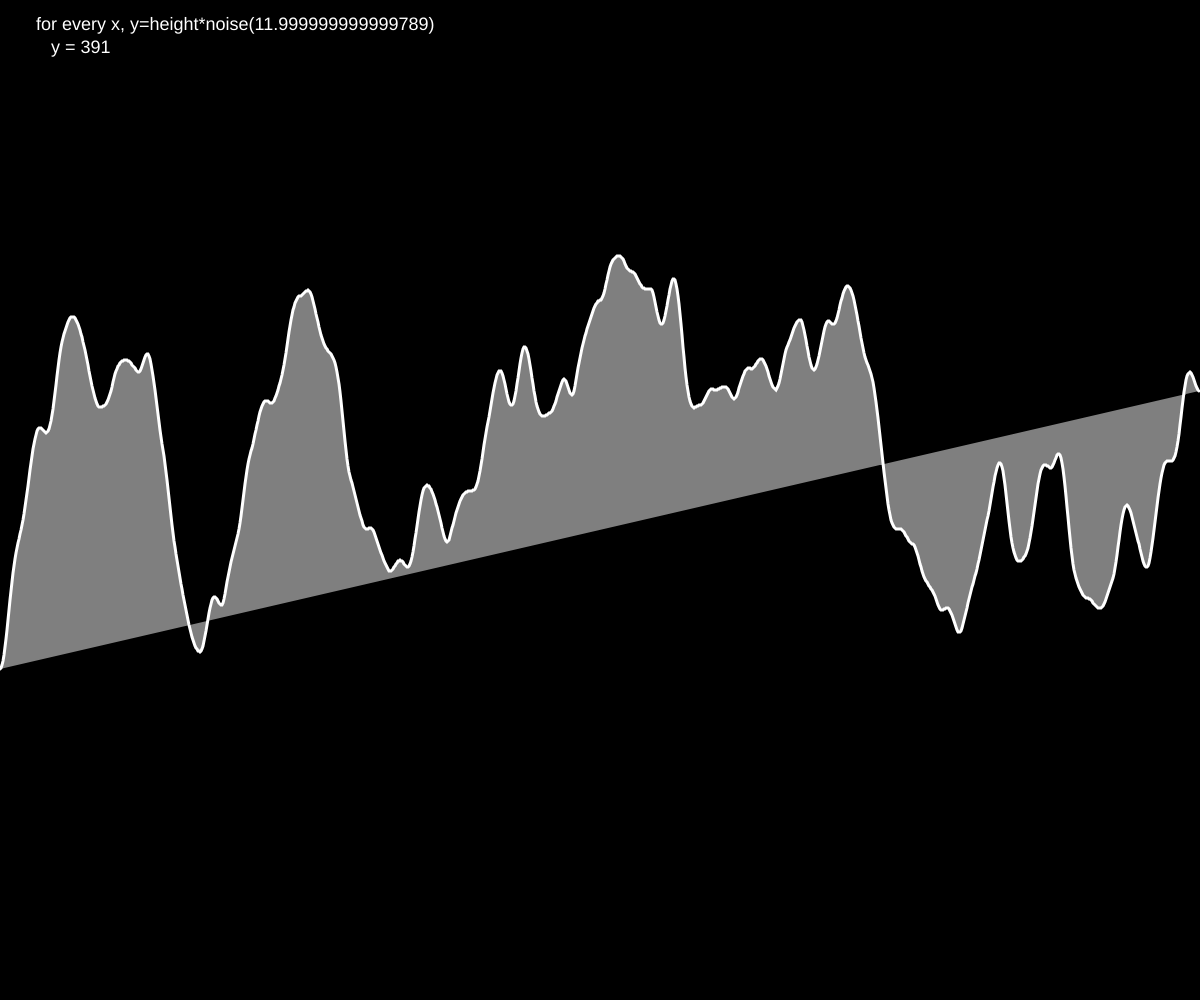
Frame 1 (no input)
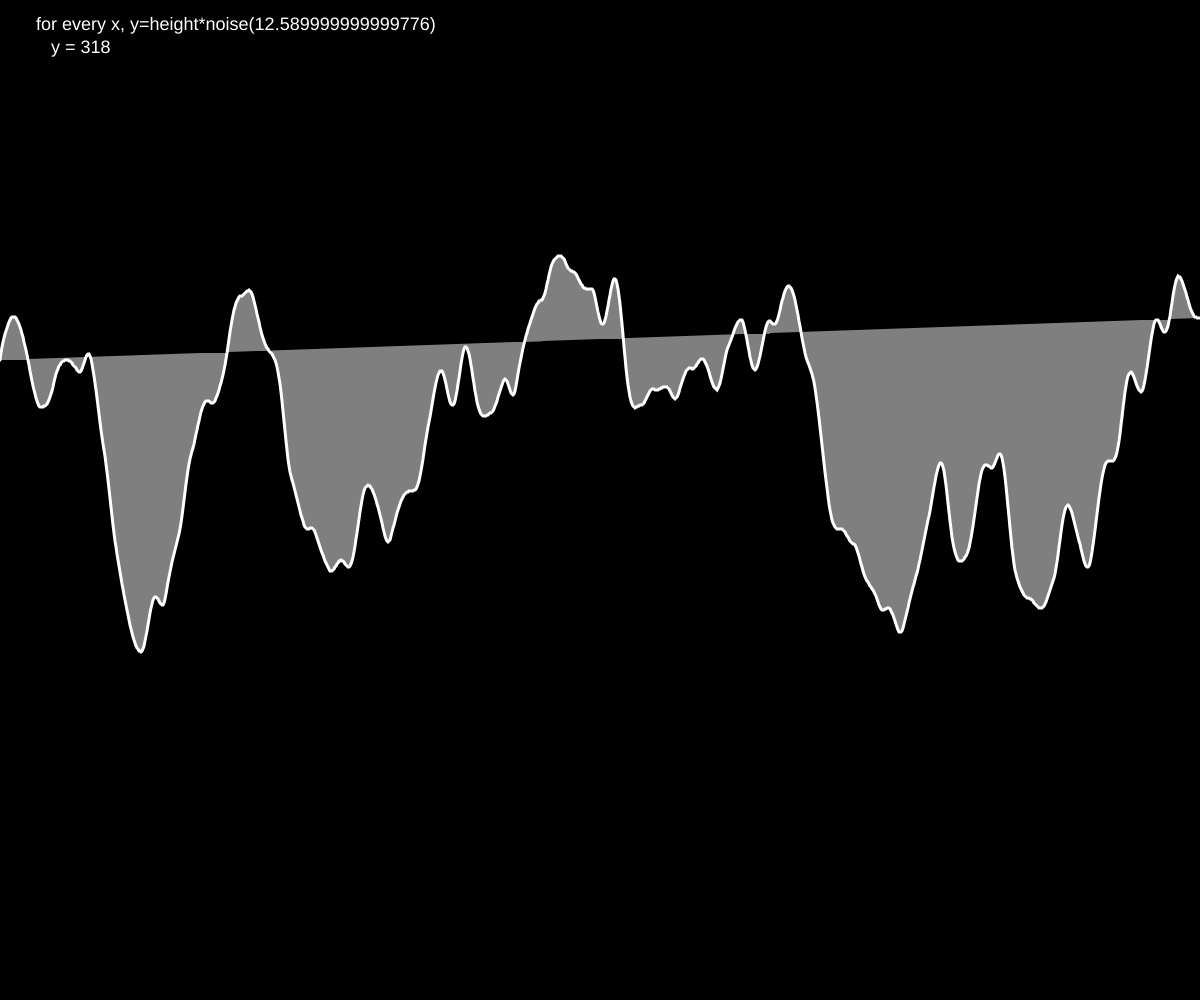
Frame 60 (no input)
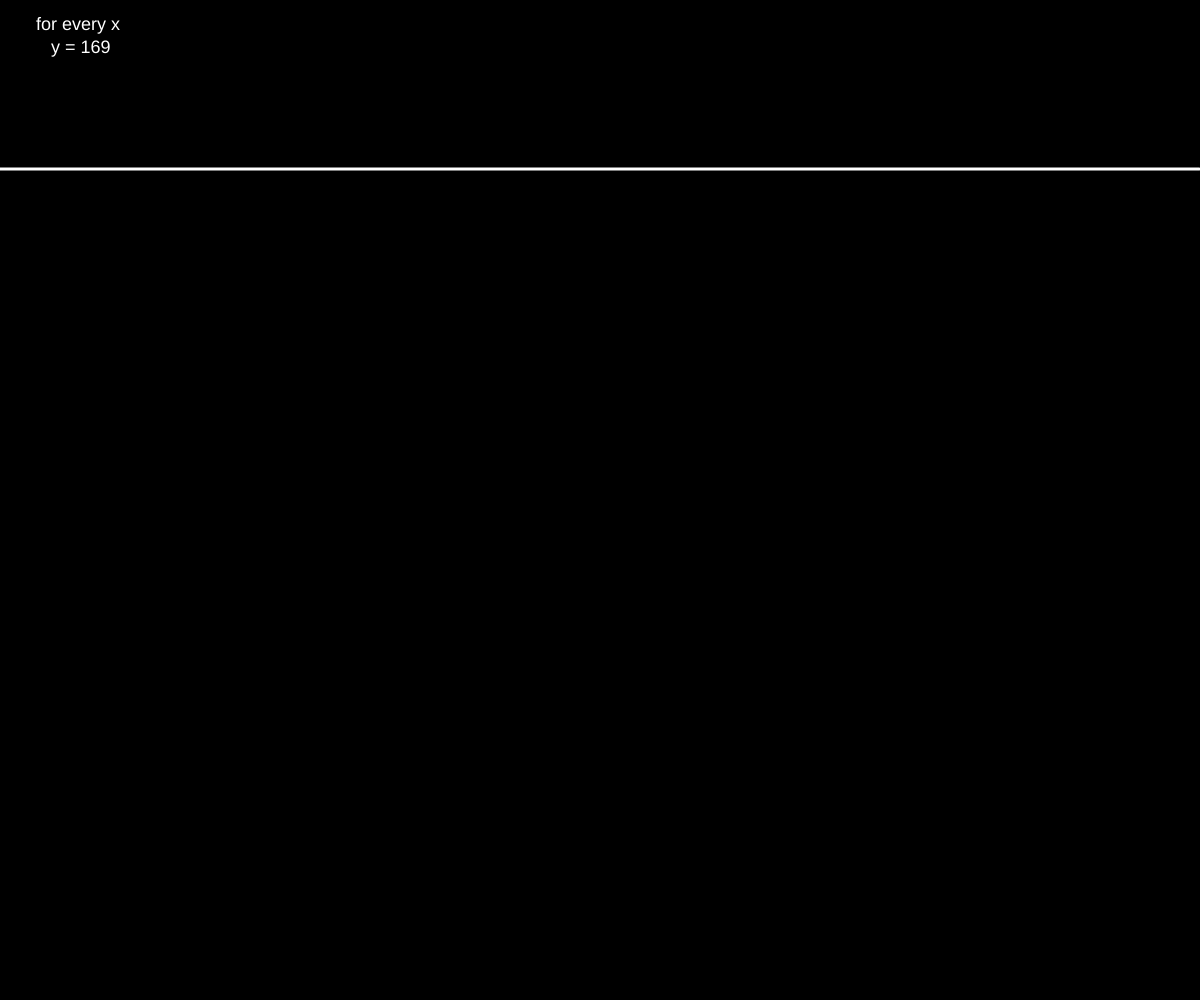
Frame 120 (the mouse pressed at the canvas centre since frame 60)

The p5.js sketch that drew these frames (run headless with seeded random() and noise() and a simulated clock; from frame 60 on, the mouse is pressed at the canvas centre):

// p5.js sketch
// ── sketch.js
/*jstephens p5_gungfu 2016_06
perlin noise from shiffman
TODO:
[x] simples version possible that still does the following
[x] switch case function
calculate y and graph x,y for the following
[x]  y = static
[x]  y = random
[x]  y = noise(0)
[x]  y = noise(xOff) //increment xOffset
[x]  y = noise(xOff) //xOff starts at start. increment xOff and start.

[]  y = sin 
[]  y = additive sin+noise wave (sin dominant)
[]  y = additive sin+noise wave (noise dominant)

      //  inside shape, for every x in width {
      //    calculate y
      //    draw vertex (x,y);
      //  }
*/

var pageTitle = "1D Noise Space: Single Value Extraction";
var currentGraph = 0;
var constantY = 0;
var insideLoopY = 0;
var randomY  = 0;
var graphY   = 0;
var stringOfY = "";
var start = 0;
var xOffset = 0;
var increment = .01;

var INNER_WIDTH = window.innerWidth;
var INNER_HEIGHT= window.innerHeight;

function setup(){
  createCanvas(INNER_WIDTH, INNER_HEIGHT);
  background(0);
  constantY = floor(random(30,height));  //initialize yConstant value
}

function draw(){   
  switchGraph();
}

function switchGraph(){
  background(0);
  switch(currentGraph){
    case 0:
      yIsNoiseOfTerrain();
      break;
    case 1:
      yIsRandom();
      break;
    case 2:
      yIsNoiseOfTerrainCase1();
      break;
    case 3:
      yIsRandomForEachX();
      break;
    case 4:
      yIsNoiseOfConstant();
      break;
    case 5: 
      yIsNoiseOfIncrement();
      break;
    case 6:
      yIsConstant();
      break;
    default:
      randomY = 0;
      insideLoopY = 0;
      stringOfY = "for ALL x\n"
      drawGraph(randomY, stringOfY);
  }
}

function yIsNoiseOfTerrainCase1(){
  ////console.log('function: yIsNoiseOfTerrain');
  noFill();
  smooth();
  increment = .01;
  stroke(255);
  randomY = 0;
  insideLoopY = 0;
  stringOfY = "for every x, y=height*noise(" + xOffset + ")\n"
  drawTerrainCase1(stringOfY);
}
function drawTerrainCase1(_name){
  xOffset = start;
  
  beginShape();
  for (var x = 0; x < width; x ++){
    graphY = floor(noise(xOffset)*height);
    
    vertex(x, graphY);
    stroke(100);
    line(x,height, x, graphY);
    xOffset += increment;
  }
  strokeWeight(3);
  stroke(255);
  endShape();
  
  start += increment;
  
  stringOfY = "for every x, y=height*noise(" + xOffset + ")\n"
  displayText(stringOfY);
}





function yIsNoiseOfTerrain(){
  ////console.log('function: yIsNoiseOfTerrain');
  noFill();
  smooth();
  fill(127);
  stroke(255);
  randomY = 0;
  insideLoopY = 0;
  stringOfY = "for every x, y=height*noise(" + xOffset + ")\n"
  drawTerrain(stringOfY);
}
function drawTerrain(_name){
  xOffset = start;
  
  beginShape();
  for (var x = 0; x < width; x ++){
    graphY = floor(noise(xOffset)*height);
    
    vertex(x, graphY);
    stroke(100);
    //line(x,height, x, graphY);
    xOffset += increment;
  }
  strokeWeight(3);
  stroke(255);
  endShape();
  
  start += increment;
  
  stringOfY = "for every x, y=height*noise(" + xOffset + ")\n"
  displayText(stringOfY);
}

function yIsNoiseOfIncrement(){
  ////console.log('function: yIsNoiseOfIncrement');
  fill(127);
  stroke(255);
  //wipe increments clean for these guys
  start = 0;
  var xOffset  = 0;
  var increment = 0.01;
  
  randomY = 0;
  insideLoopY = 0;
  stringOfY = "for every x, y=height*noise(" + xOffset + ")\n"
  drawNoiseGraph(start, xOffset, increment, stringOfY);
}


function yIsNoiseOfConstant(){
  fill(127);
  stroke(255);
  start = 900;
  var xOffset  = 0;
  var increment = 0;
  
  randomY = 0;
  insideLoopY = 0;
  stringOfY = "for every x, y=height*noise(" + xOffset + ")\n"
  drawNoiseGraph(start, xOffset, increment, stringOfY);
  
}
function drawNoiseGraph(_start, _xOffset, _increment, _stringOfY){
  //xOffset = _xOffset;
  //start   = _start;
  
  _xOffset = _start;
  
  beginShape();
  for (var x = 0; x < width; x ++){
    //var y = noise(_xOffset)*height;
    graphY = floor(noise(_xOffset)*height);
    vertex(x, graphY);
    _xOffset += _increment
  }
  endShape();
  _start += _increment;
  /*
  //console.log('start:' + _start);
  //console.log('xOffset:' + _xOffset);
  //console.log('increment:' + _increment);
  */
  stringOfY = "for every x, y=height*noise(" + _xOffset + ")\n"
  displayText(stringOfY);
  
}
// graph shape with vertex (x,y) for every x in width when y is random for each value of x
function yIsRandomForEachX(){
  fill(127);
  stroke(255);
  randomY = 0;
  insideLoopY = height;
  stringOfY = "for each x\n"
  drawGraph(randomY, stringOfY);
}
// graph (x,y) for every x when y is random for all values of x
function yIsRandom(){
  fill(127);
  stroke(255);
  randomY = floor(random(40,height));
  insideLoopY = 0;
  stringOfY = "for every x\n"
  drawGraph(randomY, stringOfY);
}
function yIsConstant(){
  fill(127);
  stroke(255);
  randomY = 0;
  insideLoopY = 0;
  stringOfY = "for every x\n"
  drawGraph(constantY, stringOfY);
}

function drawGraph(_y, _yValString){
  var y          = _y;
  var yValString = _yValString;
  beginShape();
  for (var x = 0; x < width; x++){
    // increments y by zero unless insideLoopY has values 
    graphY = y + floor(random(insideLoopY));
    vertex(x,graphY);  
  }
  noFill();
  endShape();
  displayText(yValString);
}

function displayText(_yVal){
  yVal = _yVal;
  yVal += "   y = " + graphY;
  fill(255);
  noStroke();
  textSize(18);
  text(yVal, width*.03, 30);
}

function mousePressed(){
  //isolate the get random number so it's called only once, at mousePressed
  constantY = floor(random(40,height));
  
  currentGraph += 1;
  currentGraph %= 7;
  //console.log(currentGraph);
  
}
